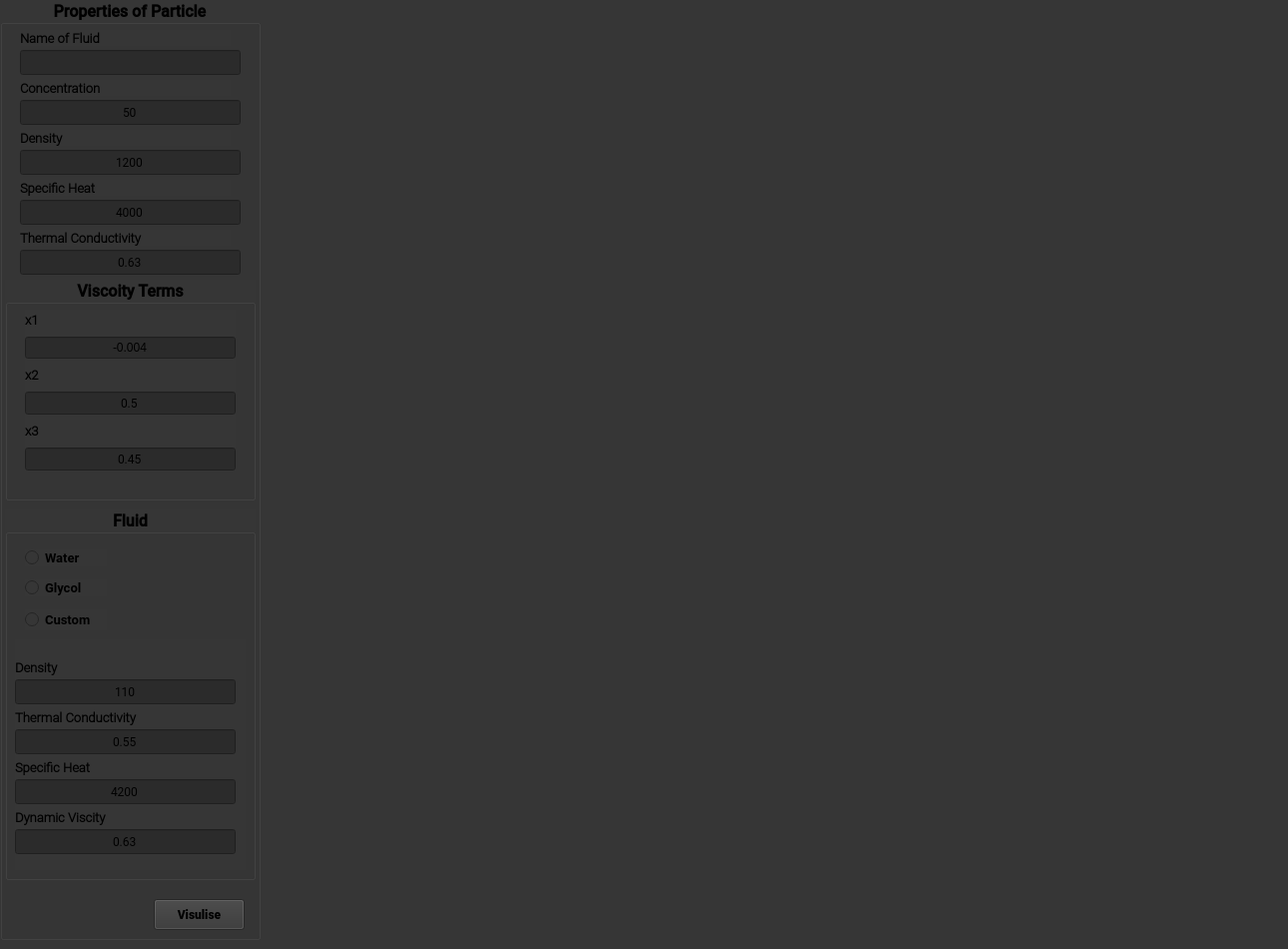
    <widget class="QWidget" name="tab_2">
     <property name="styleSheet">
      <string notr="true">background-color: rgb(54, 54, 54);
border-color: rgb(54,54,54);</string>
     </property>
     <attribute name="title">
      <string>Visuliser</string>
     </attribute>
     <widget class="QGroupBox" name="groupBox">
      <property name="geometry">
       <rect>
        <x>0</x>
        <y>0</y>
        <width>261</width>
        <height>941</height>
       </rect>
      </property>
      <property name="font">
       <font>
        <family>Roboto Medium</family>
        <pointsize>12</pointsize>
        <weight>75</weight>
        <bold>true</bold>
       </font>
      </property>
      <property name="styleSheet">
       <string notr="true">background-color: rgb(54, 54, 54);
border-color: rgb(54,54,54);</string>
      </property>
      <property name="title">
       <string>Properties of Particle</string>
      </property>
      <property name="alignment">
       <set>Qt::AlignCenter</set>
      </property>
      <widget class="QLabel" name="label">
       <property name="geometry">
        <rect>
         <x>20</x>
         <y>30</y>
         <width>211</width>
         <height>16</height>
        </rect>
       </property>
       <property name="font">
        <font>
         <family>Roboto Light</family>
         <pointsize>10</pointsize>
         <weight>75</weight>
         <bold>true</bold>
        </font>
       </property>
       <property name="text">
        <string>Name of Fluid</string>
       </property>
      </widget>
      <widget class="QLineEdit" name="a1">
       <property name="geometry">
        <rect>
         <x>20</x>
         <y>50</y>
         <width>221</width>
         <height>25</height>
        </rect>
       </property>
       <property name="font">
        <font>
         <family>Roboto</family>
        </font>
       </property>
       <property name="styleSheet">
        <string notr="true">background-color: rgb(43, 43, 43);</string>
       </property>
       <property name="alignment">
        <set>Qt::AlignCenter</set>
       </property>
      </widget>
      <widget class="QLabel" name="label_2">
       <property name="geometry">
        <rect>
         <x>20</x>
         <y>80</y>
         <width>211</width>
         <height>16</height>
        </rect>
       </property>
       <property name="font">
        <font>
         <family>Roboto Light</family>
         <pointsize>10</pointsize>
         <weight>75</weight>
         <bold>true</bold>
        </font>
       </property>
       <property name="text">
        <string>Concentration</string>
       </property>
      </widget>
      <widget class="QLineEdit" name="v1">
       <property name="geometry">
        <rect>
         <x>20</x>
         <y>100</y>
         <width>221</width>
         <height>25</height>
        </rect>
       </property>
       <property name="font">
        <font>
         <family>Roboto</family>
        </font>
       </property>
       <property name="styleSheet">
        <string notr="true">background-color: rgb(43, 43, 43);</string>
       </property>
       <property name="text">
        <string>50</string>
       </property>
       <property name="alignment">
        <set>Qt::AlignCenter</set>
       </property>
      </widget>
      <widget class="QLabel" name="label_3">
       <property name="geometry">
        <rect>
         <x>20</x>
         <y>130</y>
         <width>211</width>
         <height>16</height>
        </rect>
       </property>
       <property name="font">
        <font>
         <family>Roboto Light</family>
         <pointsize>10</pointsize>
         <weight>75</weight>
         <bold>true</bold>
        </font>
       </property>
       <property name="text">
        <string>Density</string>
       </property>
      </widget>
      <widget class="QLabel" name="label_4">
       <property name="geometry">
        <rect>
         <x>20</x>
         <y>180</y>
         <width>211</width>
         <height>16</height>
        </rect>
       </property>
       <property name="font">
        <font>
         <family>Roboto Light</family>
         <pointsize>10</pointsize>
         <weight>75</weight>
         <bold>true</bold>
        </font>
       </property>
       <property name="text">
        <string>Specific Heat</string>
       </property>
      </widget>
      <widget class="QLabel" name="label_5">
       <property name="geometry">
        <rect>
         <x>20</x>
         <y>230</y>
         <width>211</width>
         <height>16</height>
        </rect>
       </property>
       <property name="font">
        <font>
         <family>Roboto Light</family>
         <pointsize>10</pointsize>
         <weight>75</weight>
         <bold>true</bold>
        </font>
       </property>
       <property name="text">
        <string>Thermal Conductivity</string>
       </property>
      </widget>
      <widget class="QLineEdit" name="v2">
       <property name="geometry">
        <rect>
         <x>20</x>
         <y>150</y>
         <width>221</width>
         <height>25</height>
        </rect>
       </property>
       <property name="font">
        <font>
         <family>Roboto</family>
        </font>
       </property>
       <property name="styleSheet">
        <string notr="true">background-color: rgb(43, 43, 43);</string>
       </property>
       <property name="text">
        <string>1200</string>
       </property>
       <property name="alignment">
        <set>Qt::AlignCenter</set>
       </property>
      </widget>
      <widget class="QLineEdit" name="v3">
       <property name="geometry">
        <rect>
         <x>20</x>
         <y>200</y>
         <width>221</width>
         <height>25</height>
        </rect>
       </property>
       <property name="font">
        <font>
         <family>Roboto</family>
        </font>
       </property>
       <property name="styleSheet">
        <string notr="true">background-color: rgb(43, 43, 43);</string>
       </property>
       <property name="text">
        <string>4000</string>
       </property>
       <property name="alignment">
        <set>Qt::AlignCenter</set>
       </property>
      </widget>
      <widget class="QLineEdit" name="v4">
       <property name="geometry">
        <rect>
         <x>20</x>
         <y>250</y>
         <width>221</width>
         <height>25</height>
        </rect>
       </property>
       <property name="font">
        <font>
         <family>Roboto</family>
        </font>
       </property>
       <property name="styleSheet">
        <string notr="true">background-color: rgb(43, 43, 43);</string>
       </property>
       <property name="text">
        <string>0.63</string>
       </property>
       <property name="alignment">
        <set>Qt::AlignCenter</set>
       </property>
      </widget>
      <widget class="QGroupBox" name="groupBox_2">
       <property name="geometry">
        <rect>
         <x>5</x>
         <y>280</y>
         <width>251</width>
         <height>221</height>
        </rect>
       </property>
       <property name="font">
        <font>
         <family>Roboto Medium</family>
         <pointsize>12</pointsize>
         <weight>75</weight>
         <bold>true</bold>
        </font>
       </property>
       <property name="styleSheet">
        <string notr="true">background-color: rgb(54, 54, 54);
border-color: rgb(54,54,54);</string>
       </property>
       <property name="title">
        <string>Viscoity Terms</string>
       </property>
       <property name="alignment">
        <set>Qt::AlignCenter</set>
       </property>
       <widget class="QWidget" name="layoutWidget">
        <property name="geometry">
         <rect>
          <x>20</x>
          <y>30</y>
          <width>211</width>
          <height>161</height>
         </rect>
        </property>
        <layout class="QVBoxLayout" name="verticalLayout">
         <item>
          <widget class="QLabel" name="label_6">
           <property name="font">
            <font>
             <family>Roboto Light</family>
             <pointsize>10</pointsize>
             <weight>75</weight>
             <bold>true</bold>
            </font>
           </property>
           <property name="text">
            <string>x1</string>
           </property>
           <property name="alignment">
            <set>Qt::AlignLeading|Qt::AlignLeft|Qt::AlignVCenter</set>
           </property>
          </widget>
         </item>
         <item>
          <widget class="QLineEdit" name="v5">
           <property name="styleSheet">
            <string notr="true">background-color: rgb(43, 43, 43);</string>
           </property>
           <property name="text">
            <string>-0.004</string>
           </property>
           <property name="alignment">
            <set>Qt::AlignCenter</set>
           </property>
          </widget>
         </item>
         <item>
          <widget class="QLabel" name="label_7">
           <property name="font">
            <font>
             <family>Roboto Light</family>
             <pointsize>10</pointsize>
             <weight>75</weight>
             <bold>true</bold>
            </font>
           </property>
           <property name="text">
            <string>x2</string>
           </property>
           <property name="alignment">
            <set>Qt::AlignLeading|Qt::AlignLeft|Qt::AlignVCenter</set>
           </property>
          </widget>
         </item>
         <item>
          <widget class="QLineEdit" name="v6">
           <property name="font">
            <font>
             <family>Roboto</family>
            </font>
           </property>
           <property name="styleSheet">
            <string notr="true">background-color: rgb(43, 43, 43);</string>
           </property>
           <property name="text">
            <string>0.5</string>
           </property>
           <property name="alignment">
            <set>Qt::AlignCenter</set>
           </property>
          </widget>
         </item>
         <item>
          <widget class="QLabel" name="label_8">
           <property name="font">
            <font>
             <family>Roboto Light</family>
             <pointsize>10</pointsize>
             <weight>75</weight>
             <bold>true</bold>
            </font>
           </property>
           <property name="text">
            <string>x3</string>
           </property>
           <property name="alignment">
            <set>Qt::AlignLeading|Qt::AlignLeft|Qt::AlignVCenter</set>
           </property>
          </widget>
         </item>
         <item>
          <widget class="QLineEdit" name="v7">
           <property name="font">
            <font>
             <family>Roboto</family>
            </font>
           </property>
           <property name="styleSheet">
            <string notr="true">background-color: rgb(43, 43, 43);</string>
           </property>
           <property name="text">
            <string>0.45</string>
           </property>
           <property name="alignment">
            <set>Qt::AlignCenter</set>
           </property>
          </widget>
         </item>
        </layout>
       </widget>
      </widget>
      <widget class="QGroupBox" name="groupBox_3">
       <property name="geometry">
        <rect>
         <x>5</x>
         <y>510</y>
         <width>251</width>
         <height>371</height>
        </rect>
       </property>
       <property name="font">
        <font>
         <family>Roboto Medium</family>
         <pointsize>12</pointsize>
         <weight>75</weight>
         <bold>true</bold>
        </font>
       </property>
       <property name="styleSheet">
        <string notr="true">background-color: rgb(54, 54, 54);
border-color: rgb(54,54,54);</string>
       </property>
       <property name="title">
        <string>Fluid</string>
       </property>
       <property name="alignment">
        <set>Qt::AlignCenter</set>
       </property>
       <widget class="QRadioButton" name="t3">
        <property name="geometry">
         <rect>
          <x>20</x>
          <y>100</y>
          <width>82</width>
          <height>21</height>
         </rect>
        </property>
        <property name="font">
         <font>
          <family>Roboto</family>
          <pointsize>10</pointsize>
          <weight>75</weight>
          <bold>true</bold>
         </font>
        </property>
        <property name="text">
         <string>Custom</string>
        </property>
       </widget>
       <widget class="QRadioButton" name="t1">
        <property name="geometry">
         <rect>
          <x>20</x>
          <y>40</y>
          <width>82</width>
          <height>17</height>
         </rect>
        </property>
        <property name="font">
         <font>
          <family>Roboto</family>
          <pointsize>10</pointsize>
          <weight>75</weight>
          <bold>true</bold>
         </font>
        </property>
        <property name="text">
         <string>Water</string>
        </property>
       </widget>
       <widget class="QRadioButton" name="t2">
        <property name="geometry">
         <rect>
          <x>20</x>
          <y>70</y>
          <width>82</width>
          <height>17</height>
         </rect>
        </property>
        <property name="font">
         <font>
          <family>Roboto</family>
          <pointsize>10</pointsize>
          <weight>75</weight>
          <bold>true</bold>
         </font>
        </property>
        <property name="text">
         <string>Glycol</string>
        </property>
       </widget>
       <widget class="QWidget" name="sai" native="true">
        <property name="geometry">
         <rect>
          <x>10</x>
          <y>130</y>
          <width>231</width>
          <height>231</height>
         </rect>
        </property>
        <property name="styleSheet">
         <string notr="true">background-color: rgb(54, 54, 54);
border-color: rgb(54,54,54);</string>
        </property>
        <widget class="QLabel" name="label_12">
         <property name="geometry">
          <rect>
           <x>0</x>
           <y>170</y>
           <width>211</width>
           <height>16</height>
          </rect>
         </property>
         <property name="font">
          <font>
           <family>Roboto Light</family>
           <pointsize>10</pointsize>
           <weight>75</weight>
           <bold>true</bold>
          </font>
         </property>
         <property name="text">
          <string>Dynamic Viscity</string>
         </property>
        </widget>
        <widget class="QLabel" name="label_10">
         <property name="geometry">
          <rect>
           <x>0</x>
           <y>120</y>
           <width>211</width>
           <height>16</height>
          </rect>
         </property>
         <property name="font">
          <font>
           <family>Roboto Light</family>
           <pointsize>10</pointsize>
           <weight>75</weight>
           <bold>true</bold>
          </font>
         </property>
         <property name="text">
          <string>Specific Heat</string>
         </property>
        </widget>
        <widget class="QLabel" name="label_9">
         <property name="geometry">
          <rect>
           <x>0</x>
           <y>20</y>
           <width>211</width>
           <height>16</height>
          </rect>
         </property>
         <property name="font">
          <font>
           <family>Roboto Light</family>
           <pointsize>10</pointsize>
           <weight>75</weight>
           <bold>true</bold>
          </font>
         </property>
         <property name="text">
          <string>Density</string>
         </property>
        </widget>
        <widget class="QLineEdit" name="ba4">
         <property name="geometry">
          <rect>
           <x>0</x>
           <y>190</y>
           <width>221</width>
           <height>25</height>
          </rect>
         </property>
         <property name="font">
          <font>
           <family>Roboto</family>
          </font>
         </property>
         <property name="styleSheet">
          <string notr="true">background-color: rgb(43, 43, 43);</string>
         </property>
         <property name="text">
          <string>0.63</string>
         </property>
         <property name="alignment">
          <set>Qt::AlignCenter</set>
         </property>
        </widget>
        <widget class="QLineEdit" name="ba3">
         <property name="geometry">
          <rect>
           <x>0</x>
           <y>90</y>
           <width>221</width>
           <height>25</height>
          </rect>
         </property>
         <property name="font">
          <font>
           <family>Roboto</family>
          </font>
         </property>
         <property name="styleSheet">
          <string notr="true">background-color: rgb(43, 43, 43);</string>
         </property>
         <property name="text">
          <string>0.55</string>
         </property>
         <property name="alignment">
          <set>Qt::AlignCenter</set>
         </property>
        </widget>
        <widget class="QLineEdit" name="ba2">
         <property name="geometry">
          <rect>
           <x>0</x>
           <y>140</y>
           <width>221</width>
           <height>25</height>
          </rect>
         </property>
         <property name="font">
          <font>
           <family>Roboto</family>
          </font>
         </property>
         <property name="styleSheet">
          <string notr="true">background-color: rgb(43, 43, 43);</string>
         </property>
         <property name="text">
          <string>4200</string>
         </property>
         <property name="alignment">
          <set>Qt::AlignCenter</set>
         </property>
        </widget>
        <widget class="QLabel" name="label_11">
         <property name="geometry">
          <rect>
           <x>0</x>
           <y>70</y>
           <width>211</width>
           <height>16</height>
          </rect>
         </property>
         <property name="font">
          <font>
           <family>Roboto Light</family>
           <pointsize>10</pointsize>
           <weight>75</weight>
           <bold>true</bold>
          </font>
         </property>
         <property name="text">
          <string>Thermal Conductivity</string>
         </property>
        </widget>
        <widget class="QLineEdit" name="ba">
         <property name="geometry">
          <rect>
           <x>0</x>
           <y>40</y>
           <width>221</width>
           <height>25</height>
          </rect>
         </property>
         <property name="font">
          <font>
           <family>Roboto</family>
          </font>
         </property>
         <property name="styleSheet">
          <string notr="true">background-color: rgb(43, 43, 43);</string>
         </property>
         <property name="text">
          <string>110</string>
         </property>
         <property name="alignment">
          <set>Qt::AlignCenter</set>
         </property>
        </widget>
       </widget>
      </widget>
      <widget class="QPushButton" name="jup">
       <property name="geometry">
        <rect>
         <x>154</x>
         <y>900</y>
         <width>91</width>
         <height>31</height>
        </rect>
       </property>
       <property name="font">
        <font>
         <family>Roboto Black</family>
        </font>
       </property>
       <property name="text">
        <string>Visulise</string>
       </property>
       <property name="icon">
        <iconset resource="icons.qrc">
         <normaloff>:/icons/z7.png</normaloff>:/icons/z7.png</iconset>
       </property>
      </widget>
     </widget>
     <widget class="MplWidget3" name="MplWidget" native="true">
      <property name="geometry">
       <rect>
        <x>270</x>
        <y>0</y>
        <width>1011</width>
        <height>931</height>
       </rect>
      </property>
     </widget>
    </widget>
